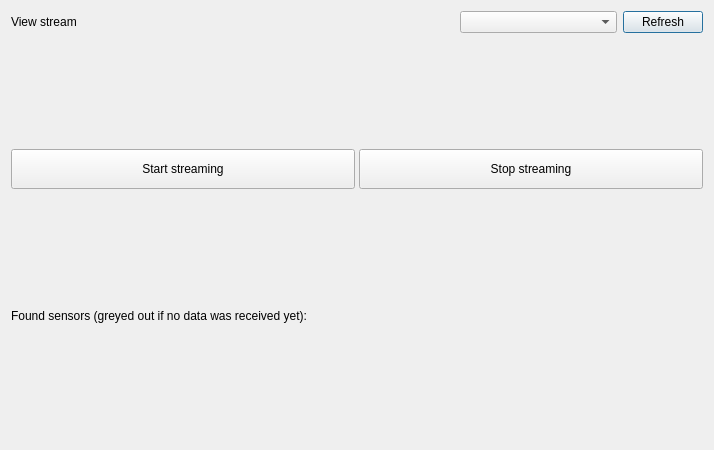
<?xml version="1.0" encoding="UTF-8"?>
<ui version="4.0">
 <class>StreamDialog</class>
 <widget class="QDialog" name="StreamDialog">
  <property name="geometry">
   <rect>
    <x>0</x>
    <y>0</y>
    <width>714</width>
    <height>450</height>
   </rect>
  </property>
  <property name="windowTitle">
   <string>View Stream</string>
  </property>
  <layout class="QVBoxLayout" name="verticalLayout">
   <item>
    <widget class="QWidget" name="header_layout" native="true">
     <layout class="QHBoxLayout" name="horizontalLayout">
      <property name="leftMargin">
       <number>0</number>
      </property>
      <property name="topMargin">
       <number>0</number>
      </property>
      <property name="rightMargin">
       <number>0</number>
      </property>
      <item>
       <widget class="QLabel" name="view_stream_label">
        <property name="text">
         <string>View stream</string>
        </property>
       </widget>
      </item>
      <item>
       <spacer name="horizontalSpacer">
        <property name="orientation">
         <enum>Qt::Orientation::Horizontal</enum>
        </property>
        <property name="sizeHint" stdset="0">
         <size>
          <width>40</width>
          <height>20</height>
         </size>
        </property>
       </spacer>
      </item>
      <item>
       <widget class="QComboBox" name="device_box">
        <property name="sizeAdjustPolicy">
         <enum>QComboBox::SizeAdjustPolicy::AdjustToContents</enum>
        </property>
        <property name="placeholderText">
         <string>Select bluetooth device</string>
        </property>
       </widget>
      </item>
      <item>
       <widget class="QPushButton" name="refresh_button">
        <property name="toolTip">
         <string>&lt;html&gt;&lt;head/&gt;&lt;body&gt;&lt;p&gt;Refresh the list of samples&lt;/p&gt;&lt;/body&gt;&lt;/html&gt;</string>
        </property>
        <property name="text">
         <string>Refresh</string>
        </property>
       </widget>
      </item>
     </layout>
    </widget>
   </item>
   <item>
    <widget class="QWidget" name="main_layout" native="true">
     <property name="sizePolicy">
      <sizepolicy hsizetype="Expanding" vsizetype="Expanding">
       <horstretch>0</horstretch>
       <verstretch>0</verstretch>
      </sizepolicy>
     </property>
     <layout class="QVBoxLayout" name="verticalLayout_2">
      <property name="spacing">
       <number>6</number>
      </property>
      <property name="leftMargin">
       <number>0</number>
      </property>
      <property name="topMargin">
       <number>0</number>
      </property>
      <property name="rightMargin">
       <number>0</number>
      </property>
      <property name="bottomMargin">
       <number>0</number>
      </property>
      <item>
       <widget class="QWidget" name="stream_buttons" native="true">
        <property name="sizePolicy">
         <sizepolicy hsizetype="Minimum" vsizetype="Minimum">
          <horstretch>0</horstretch>
          <verstretch>0</verstretch>
         </sizepolicy>
        </property>
        <property name="maximumSize">
         <size>
          <width>16777215</width>
          <height>40</height>
         </size>
        </property>
        <layout class="QHBoxLayout" name="horizontalLayout_5">
         <property name="spacing">
          <number>4</number>
         </property>
         <property name="leftMargin">
          <number>0</number>
         </property>
         <property name="topMargin">
          <number>0</number>
         </property>
         <property name="rightMargin">
          <number>0</number>
         </property>
         <property name="bottomMargin">
          <number>0</number>
         </property>
         <item>
          <widget class="QPushButton" name="start_button">
           <property name="sizePolicy">
            <sizepolicy hsizetype="Expanding" vsizetype="Minimum">
             <horstretch>0</horstretch>
             <verstretch>0</verstretch>
            </sizepolicy>
           </property>
           <property name="minimumSize">
            <size>
             <width>0</width>
             <height>40</height>
            </size>
           </property>
           <property name="maximumSize">
            <size>
             <width>16777215</width>
             <height>40</height>
            </size>
           </property>
           <property name="text">
            <string>Start streaming</string>
           </property>
          </widget>
         </item>
         <item>
          <widget class="QPushButton" name="stop_button">
           <property name="sizePolicy">
            <sizepolicy hsizetype="Expanding" vsizetype="Minimum">
             <horstretch>0</horstretch>
             <verstretch>0</verstretch>
            </sizepolicy>
           </property>
           <property name="minimumSize">
            <size>
             <width>0</width>
             <height>40</height>
            </size>
           </property>
           <property name="maximumSize">
            <size>
             <width>16777215</width>
             <height>40</height>
            </size>
           </property>
           <property name="text">
            <string>Stop streaming</string>
           </property>
          </widget>
         </item>
        </layout>
       </widget>
      </item>
      <item>
       <layout class="QVBoxLayout" name="verticalLayout_4">
        <item>
         <widget class="QLabel" name="label">
          <property name="maximumSize">
           <size>
            <width>16777215</width>
            <height>40</height>
           </size>
          </property>
          <property name="text">
           <string>Found sensors (greyed out if no data was received yet):</string>
          </property>
         </widget>
        </item>
        <item>
         <layout class="QGridLayout" name="gridLayout">
          <property name="leftMargin">
           <number>0</number>
          </property>
          <property name="horizontalSpacing">
           <number>50</number>
          </property>
         </layout>
        </item>
       </layout>
      </item>
     </layout>
    </widget>
   </item>
  </layout>
 </widget>
 <resources/>
 <connections/>
</ui>
